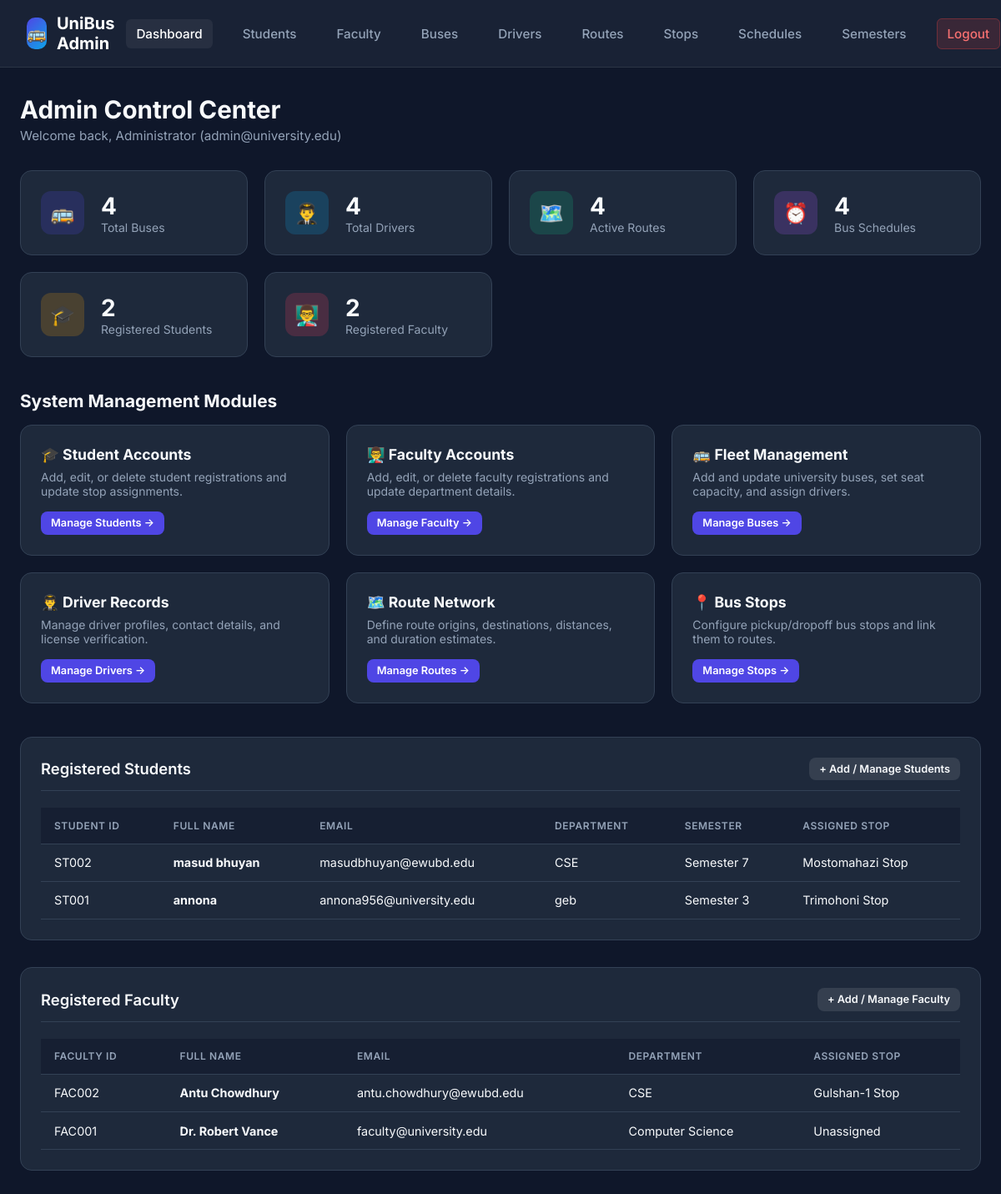
Page /admin.php (signed in) on the committed database.
### tables this page shows
CREATE TABLE `student` (
  `StudentID` varchar(20) NOT NULL,
  `FullName` varchar(100) NOT NULL,
  `Department` varchar(100) NOT NULL,
  `AcademicSemester` int(11) NOT NULL,
  `Email` varchar(100) DEFAULT NULL,
  `Phone` varchar(20) DEFAULT NULL,
  `Password` varchar(255) NOT NULL,
  `Address` varchar(255) DEFAULT NULL,
  `StopID` int(11) DEFAULT NULL,
  PRIMARY KEY (`StudentID`),
  UNIQUE KEY `Email` (`Email`),
  UNIQUE KEY `Phone` (`Phone`),
  KEY `StopID` (`StopID`),
  CONSTRAINT `student_ibfk_1` FOREIGN KEY (`StopID`) REFERENCES `busstop` (`StopID`)
);

CREATE TABLE `busstop` (
  `StopID` int(11) NOT NULL AUTO_INCREMENT,
  `StopName` varchar(100) NOT NULL,
  `Location` varchar(255) DEFAULT NULL,
  `RouteID` int(11) DEFAULT NULL,
  PRIMARY KEY (`StopID`),
  UNIQUE KEY `StopName` (`StopName`),
  KEY `fk_busstop_route` (`RouteID`),
  CONSTRAINT `fk_busstop_route` FOREIGN KEY (`RouteID`) REFERENCES `route` (`RouteID`) ON DELETE SET NULL
);

CREATE TABLE `faculty` (
  `FacultyID` varchar(20) NOT NULL,
  `FullName` varchar(100) NOT NULL,
  `Department` varchar(100) NOT NULL,
  `Email` varchar(100) DEFAULT NULL,
  `Phone` varchar(20) DEFAULT NULL,
  `Password` varchar(255) NOT NULL,
  `Address` varchar(255) DEFAULT NULL,
  `StopID` int(11) DEFAULT NULL,
  PRIMARY KEY (`FacultyID`),
  UNIQUE KEY `Email` (`Email`),
  UNIQUE KEY `Phone` (`Phone`),
  KEY `StopID` (`StopID`),
  CONSTRAINT `faculty_ibfk_1` FOREIGN KEY (`StopID`) REFERENCES `busstop` (`StopID`)
);

### admin.php (the view, shortened to what this page needs)
<?php
include("db.php");
$bus_count = mysqli_fetch_assoc(mysqli_query($conn, "SELECT COUNT(*) AS total FROM bus"))['total'];
$driver_count = mysqli_fetch_assoc(mysqli_query($conn, "SELECT COUNT(*) AS total FROM driver"))['total'];
$route_count = mysqli_fetch_assoc(mysqli_query($conn, "SELECT COUNT(*) AS total FROM route"))['total'];
$schedule_count = mysqli_fetch_assoc(mysqli_query($conn, "SELECT COUNT(*) AS total FROM busschedule"))['total'];
$student_count = mysqli_fetch_assoc(mysqli_query($conn, "SELECT COUNT(*) AS total FROM student"))['total'];
$faculty_count = mysqli_fetch_assoc(mysqli_query($conn, "SELECT COUNT(*) AS total FROM faculty"))['total'];
$students_res = mysqli_query($conn, "SELECT student.*, busstop.StopName FROM student LEFT JOIN busstop ON student.StopID = busstop.StopID ORDER BY StudentID DESC LIMIT 10");
$faculty_res = mysqli_query($conn, "SELECT faculty.*, busstop.StopName FROM faculty LEFT JOIN busstop ON faculty.StopID = busstop.StopID ORDER BY FacultyID DESC LIMIT 10");
?>
<!DOCTYPE html>
<html lang="en">
<head>
    <link rel="stylesheet" href="style.css">
</head>
<body>
    <nav class="navbar">
        <a href="admin.php" class="brand">
            <div class="brand-icon">🚌</div>
            <span>UniBus Admin</span>
        </a>
        <ul class="nav-links">
            <li><a href="admin.php" class="active">Dashboard</a></li>
            <li><a href="manage_students.php">Students</a></li>
            <li><a href="manage_faculty.php">Faculty</a></li>
            <li><a href="bus.php">Buses</a></li>
            <li><a href="driver.php">Drivers</a></li>
            <li><a href="route.php">Routes</a></li>
            <li><a href="busstop.php">Stops</a></li>
            <li><a href="busschedule.php">Schedules</a></li>
            <li><a href="semester.php">Semesters</a></li>
            <li><a href="logout.php" class="btn-logout">Logout</a></li>
        </ul>
    </nav>
    <div class="container">
        <div class="page-header">
            <div class="page-title">
                <h1>Admin Control Center</h1>
                <p>Welcome back, Administrator (<?php echo htmlspecialchars($_SESSION['email']); ?>)</p>
            </div>
        </div>
        <div class="stats-grid">
            <a href="bus.php" style="text-decoration:none; color:inherit;">
                <div class="stat-card">
                    <div class="stat-icon icon-blue">🚌</div>
                    <div class="stat-info">
                        <h3><?php echo $bus_count; ?></h3>
                        <p>Total Buses</p>
                    </div>
                </div>
            </a>
            <a href="driver.php" style="text-decoration:none; color:inherit;">
                <div class="stat-card">
                    <div class="stat-icon icon-cyan">👨‍✈️</div>
                    <div class="stat-info">
                        <h3><?php echo $driver_count; ?></h3>
                        <p>Total Drivers</p>
                    </div>
                </div>
            </a>
            <a href="route.php" style="text-decoration:none; color:inherit;">
                <div class="stat-card">
                    <div class="stat-icon icon-green">🗺️</div>
                    <div class="stat-info">
                        <h3><?php echo $route_count; ?></h3>
                        <p>Active Routes</p>
                    </div>
                </div>
            </a>
            <a href="busschedule.php" style="text-decoration:none; color:inherit;">
                <div class="stat-card">
                    <div class="stat-icon icon-purple">⏰</div>
                    <div class="stat-info">
                        <h3><?php echo $schedule_count; ?></h3>
                        <p>Bus Schedules</p>
                    </div>
                </div>
            </a>
            <a href="manage_students.php" style="text-decoration:none; color:inherit;">
                <div class="stat-card">
                    <div class="stat-icon icon-amber">🎓</div>
                    <div class="stat-info">
                        <h3><?php echo $student_count; ?></h3>
                        <p>Registered Students</p>
                    </div>
                </div>
            </a>
            <a href="manage_faculty.php" style="text-decoration:none; color:inherit;">
                <div class="stat-card">
                    <div class="stat-icon icon-rose">👨‍🏫</div>
                    <div class="stat-info">
                        <h3><?php echo $faculty_count; ?></h3>
                        <p>Registered Faculty</p>
                    </div>
                </div>
            </a>
        </div>
        <h2 style="margin-bottom:1rem; font-size:1.3rem;">System Management Modules</h2>
        <div class="stats-grid" style="grid-template-columns: repeat(auto-fit, minmax(280px, 1fr)); margin-bottom: 2.5rem;">
            <div class="card">
                <h3 style="margin-bottom:0.5rem; font-size:1.1rem;">🎓 Student Accounts</h3>
                <p style="color:var(--text-muted); font-size:0.875rem; margin-bottom:1rem;">Add, edit, or delete student registrations and update stop assignments.</p>
                <a href="manage_students.php" class="btn btn-primary btn-sm">Manage Students &rarr;</a>
            </div>
            <div class="card">
                <h3 style="margin-bottom:0.5rem; font-size:1.1rem;">👨‍🏫 Faculty Accounts</h3>
                <p style="color:var(--text-muted); font-size:0.875rem; margin-bottom:1rem;">Add, edit, or delete faculty registrations and update department details.</p>
                <a href="manage_faculty.php" class="btn btn-primary btn-sm">Manage Faculty &rarr;</a>
            </div>
            <div class="card">
                <h3 style="margin-bottom:0.5rem; font-size:1.1rem;">🚌 Fleet Management</h3>
                <p style="color:var(--text-muted); font-size:0.875rem; margin-bottom:1rem;">Add and update university buses, set seat capacity, and assign drivers.</p>
                <a href="bus.php" class="btn btn-primary btn-sm">Manage Buses &rarr;</a>
            </div>
            <div class="card">
                <h3 style="margin-bottom:0.5rem; font-size:1.1rem;">👨‍✈️ Driver Records</h3>
                <p style="color:var(--text-muted); font-size:0.875rem; margin-bottom:1rem;">Manage driver profiles, contact details, and license verification.</p>
                <a href="driver.php" class="btn btn-primary btn-sm">Manage Drivers &rarr;</a>
            </div>
            <div class="card">
                <h3 style="margin-bottom:0.5rem; font-size:1.1rem;">🗺️ Route Network</h3>
                <p style="color:var(--text-muted); font-size:0.875rem; margin-bottom:1rem;">Define route origins, destinations, distances, and duration estimates.</p>
                <a href="route.php" class="btn btn-primary btn-sm">Manage Routes &rarr;</a>
            </div>
            <div class="card">
                <h3 style="margin-bottom:0.5rem; font-size:1.1rem;">📍 Bus Stops</h3>
                <p style="color:var(--text-muted); font-size:0.875rem; margin-bottom:1rem;">Configure pickup/dropoff bus stops and link them to routes.</p>
                <a href="busstop.php" class="btn btn-primary btn-sm">Manage Stops &rarr;</a>
            </div>
        </div>
        <div class="card" style="margin-bottom: 2rem;">
            <div class="card-title" style="display:flex; justify-content:space-between; align-items:center;">
                <span>Registered Students</span>
                <a href="manage_students.php" class="btn btn-secondary btn-sm">+ Add / Manage Students</a>
            </div>
            <div class="table-responsive">
                <table class="table">
                    <thead>
                        <tr>
                            <th>Student ID</th>
                            <th>Full Name</th>
                            <th>Email</th>
                            <th>Department</th>
                            <th>Semester</th>
                            <th>Assigned Stop</th>
                        </tr>
                    </thead>
                    <tbody>
                        <?php if (mysqli_num_rows($students_res) > 0): ?>
                            <?php while ($s = mysqli_fetch_assoc($students_res)): ?>
                                <tr>
                                    <td><code><?php echo htmlspecialchars($s['StudentID']); ?></code></td>
                                    <td><strong><?php echo htmlspecialchars($s['FullName']); ?></strong></td>
                                    <td><?php echo htmlspecialchars($s['Email']); ?></td>
                                    <td><?php echo htmlspecialchars($s['Department']); ?></td>
                                    <td>Semester <?php echo htmlspecialchars($s['AcademicSemester']); ?></td>
                                    <td><?php echo htmlspecialchars($s['StopName'] ?: 'Unassigned'); ?></td>
                                </tr>
                            <?php endwhile; ?>
                        <?php else: ?>
                            <tr>
                                <td colspan="6" style="text-align:center; color:var(--text-muted);">No registered students yet.</td>
                            </tr>
                        <?php endif; ?>
                    </tbody>
                </table>
            </div>
        </div>
        <div class="card">
            <div class="card-title" style="display:flex; justify-content:space-between; align-items:center;">
                <span>Registered Faculty</span>
                <a href="manage_faculty.php" class="btn btn-secondary btn-sm">+ Add / Manage Faculty</a>
            </div>
            <div class="table-responsive">
                <table class="table">
                    <thead>
                        <tr>
                            <th>Faculty ID</th>
                            <th>Full Name</th>
                            <th>Email</th>
                            <th>Department</th>
                            <th>Assigned Stop</th>
                        </tr>
                    </thead>
                    <tbody>
                        <?php if (mysqli_num_rows($faculty_res) > 0): ?>
                            <?php while ($f = mysqli_fetch_assoc($faculty_res)): ?>
                                <tr>
                                    <td><code><?php echo htmlspecialchars($f['FacultyID']); ?></code></td>
                                    <td><strong><?php echo htmlspecialchars($f['FullName']); ?></strong></td>
                                    <td><?php echo htmlspecialchars($f['Email']); ?></td>
                                    <td><?php echo htmlspecialchars($f['Department']); ?></td>
                                    <td><?php echo htmlspecialchars($f['StopName'] ?: 'Unassigned'); ?></td>
                                </tr>
                            <?php endwhile; ?>
                        <?php else: ?>
                            <tr>
                                <td colspan="5" style="text-align:center; color:var(--text-muted);">No registered faculty members yet.</td>
                            </tr>
                        <?php endif; ?>
                    </tbody>
                </table>
            </div>
        </div>
    </div>
</body>
</html>

### rows in the picture
student: StudentID "ST002", FullName "masud bhuyan", Email "masudbhuyan@ewubd.edu", Department "CSE", AcademicSemester "7", StopID.StopName "Mostomahazi Stop"
student: StudentID "ST001", FullName "annona", Email "annona956@university.edu", Department "geb", AcademicSemester "3", StopID.StopName "Trimohoni Stop"
faculty: FacultyID "FAC002", FullName "Antu Chowdhury", Email "antu.chowdhury@ewubd.edu", Department "CSE", StopID.StopName "Gulshan-1 Stop"
faculty: FacultyID "FAC001", FullName "Dr. Robert Vance", Email "faculty@university.edu", Department "Computer Science", StopName "Unassigned"

### other values in the picture
$_SESSION['email'] "admin@university.edu"
$bus_count "4"
$driver_count "4"
$route_count "4"
$schedule_count "4"
$student_count "2"
$faculty_count "2"
